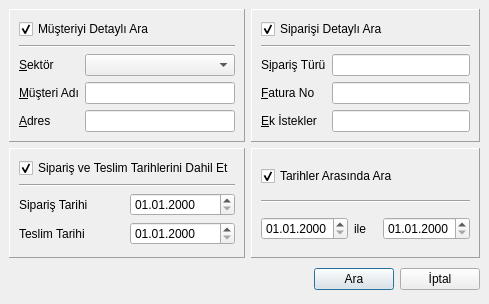
<ui version="4.0" >
 <author></author>
 <comment></comment>
 <exportmacro></exportmacro>
 <class>formArama</class>
 <widget class="QDialog" name="formArama" >
  <property name="geometry" >
   <rect>
    <x>0</x>
    <y>0</y>
    <width>489</width>
    <height>304</height>
   </rect>
  </property>
  <property name="windowTitle" >
   <string>Detaylı Arama</string>
  </property>
  <property name="windowIcon" >
   <iconset resource="simgeler.qrc" >:/new/prefix1/icons/filefind.png</iconset>
  </property>
  <layout class="QGridLayout" >
   <property name="margin" >
    <number>9</number>
   </property>
   <property name="spacing" >
    <number>6</number>
   </property>
   <item row="1" column="0" >
    <widget class="QFrame" name="frame_3" >
     <property name="frameShape" >
      <enum>QFrame::Panel</enum>
     </property>
     <property name="frameShadow" >
      <enum>QFrame::Raised</enum>
     </property>
     <layout class="QVBoxLayout" >
      <property name="margin" >
       <number>9</number>
      </property>
      <property name="spacing" >
       <number>6</number>
      </property>
      <item>
       <widget class="QCheckBox" name="cbTarih" >
        <property name="text" >
         <string>Sipariş ve Teslim Tarihlerini Dahil Et</string>
        </property>
        <property name="checked" >
         <bool>true</bool>
        </property>
       </widget>
      </item>
      <item>
       <widget class="Line" name="line_3" >
        <property name="orientation" >
         <enum>Qt::Horizontal</enum>
        </property>
       </widget>
      </item>
      <item>
       <layout class="QGridLayout" >
        <property name="margin" >
         <number>0</number>
        </property>
        <property name="spacing" >
         <number>6</number>
        </property>
        <item row="0" column="1" >
         <widget class="QDateEdit" name="dateSiparis" >
          <property name="displayFormat" >
           <string>dd.MM.yyyy</string>
          </property>
         </widget>
        </item>
        <item row="1" column="1" >
         <widget class="QDateEdit" name="dateTeslim" >
          <property name="displayFormat" >
           <string>dd.MM.yyyy</string>
          </property>
         </widget>
        </item>
        <item row="0" column="0" >
         <widget class="QLabel" name="label_8" >
          <property name="text" >
           <string>Sipariş Tarihi</string>
          </property>
          <property name="buddy" >
           <cstring>dateSiparis</cstring>
          </property>
         </widget>
        </item>
        <item row="1" column="0" >
         <widget class="QLabel" name="label_9" >
          <property name="text" >
           <string>Teslim Tarihi</string>
          </property>
          <property name="buddy" >
           <cstring>dateTeslim</cstring>
          </property>
         </widget>
        </item>
       </layout>
      </item>
     </layout>
    </widget>
   </item>
   <item row="1" column="1" >
    <widget class="QFrame" name="frame_2" >
     <property name="frameShape" >
      <enum>QFrame::Panel</enum>
     </property>
     <property name="frameShadow" >
      <enum>QFrame::Raised</enum>
     </property>
     <layout class="QVBoxLayout" >
      <property name="margin" >
       <number>9</number>
      </property>
      <property name="spacing" >
       <number>6</number>
      </property>
      <item>
       <widget class="QCheckBox" name="cbTarih2" >
        <property name="text" >
         <string>Tarihler Arasında Ara</string>
        </property>
        <property name="checked" >
         <bool>true</bool>
        </property>
       </widget>
      </item>
      <item>
       <widget class="Line" name="line_4" >
        <property name="orientation" >
         <enum>Qt::Horizontal</enum>
        </property>
       </widget>
      </item>
      <item>
       <layout class="QHBoxLayout" >
        <property name="margin" >
         <number>0</number>
        </property>
        <property name="spacing" >
         <number>6</number>
        </property>
        <item>
         <widget class="QDateEdit" name="dateBasla" >
          <property name="displayFormat" >
           <string>dd.MM.yyyy</string>
          </property>
         </widget>
        </item>
        <item>
         <widget class="QLabel" name="labelIle" >
          <property name="text" >
           <string>ile</string>
          </property>
         </widget>
        </item>
        <item>
         <widget class="QDateEdit" name="dateBitis" >
          <property name="displayFormat" >
           <string>dd.MM.yyyy</string>
          </property>
         </widget>
        </item>
       </layout>
      </item>
     </layout>
    </widget>
   </item>
   <item row="2" column="0" colspan="2" >
    <layout class="QHBoxLayout" >
     <property name="margin" >
      <number>0</number>
     </property>
     <property name="spacing" >
      <number>6</number>
     </property>
     <item>
      <spacer>
       <property name="orientation" >
        <enum>Qt::Horizontal</enum>
       </property>
       <property name="sizeHint" >
        <size>
         <width>131</width>
         <height>31</height>
        </size>
       </property>
      </spacer>
     </item>
     <item>
      <widget class="QPushButton" name="okButton" >
       <property name="text" >
        <string>Ara</string>
       </property>
      </widget>
     </item>
     <item>
      <widget class="QPushButton" name="cancelButton" >
       <property name="text" >
        <string>İptal</string>
       </property>
      </widget>
     </item>
    </layout>
   </item>
   <item row="0" column="1" >
    <widget class="QFrame" name="frame_4" >
     <property name="frameShape" >
      <enum>QFrame::Panel</enum>
     </property>
     <property name="frameShadow" >
      <enum>QFrame::Raised</enum>
     </property>
     <layout class="QVBoxLayout" >
      <property name="margin" >
       <number>9</number>
      </property>
      <property name="spacing" >
       <number>6</number>
      </property>
      <item>
       <widget class="QCheckBox" name="cbSiparis" >
        <property name="text" >
         <string>Siparişi Detaylı Ara</string>
        </property>
        <property name="checked" >
         <bool>true</bool>
        </property>
       </widget>
      </item>
      <item>
       <widget class="Line" name="line_2" >
        <property name="orientation" >
         <enum>Qt::Horizontal</enum>
        </property>
       </widget>
      </item>
      <item>
       <layout class="QGridLayout" >
        <property name="margin" >
         <number>0</number>
        </property>
        <property name="spacing" >
         <number>6</number>
        </property>
        <item row="1" column="0" >
         <widget class="QLabel" name="label_10" >
          <property name="text" >
           <string>&amp;Fatura No</string>
          </property>
          <property name="buddy" >
           <cstring>lineFatura</cstring>
          </property>
         </widget>
        </item>
        <item row="2" column="1" >
         <widget class="QLineEdit" name="lineEk" />
        </item>
        <item row="2" column="0" >
         <widget class="QLabel" name="label_12" >
          <property name="text" >
           <string>&amp;Ek İstekler</string>
          </property>
          <property name="buddy" >
           <cstring>lineEk</cstring>
          </property>
         </widget>
        </item>
        <item row="0" column="0" >
         <widget class="QLabel" name="label_11" >
          <property name="text" >
           <string>S&amp;ipariş Türü</string>
          </property>
          <property name="buddy" >
           <cstring>lineSiparis</cstring>
          </property>
         </widget>
        </item>
        <item row="0" column="1" >
         <widget class="QLineEdit" name="lineSiparis" />
        </item>
        <item row="1" column="1" >
         <widget class="QLineEdit" name="lineFatura" />
        </item>
       </layout>
      </item>
     </layout>
    </widget>
   </item>
   <item row="0" column="0" >
    <widget class="QFrame" name="frame" >
     <property name="frameShape" >
      <enum>QFrame::Panel</enum>
     </property>
     <property name="frameShadow" >
      <enum>QFrame::Raised</enum>
     </property>
     <layout class="QVBoxLayout" >
      <property name="margin" >
       <number>9</number>
      </property>
      <property name="spacing" >
       <number>6</number>
      </property>
      <item>
       <widget class="QCheckBox" name="cbMusteri" >
        <property name="text" >
         <string>Müşteriyi Detaylı Ara</string>
        </property>
        <property name="checked" >
         <bool>true</bool>
        </property>
       </widget>
      </item>
      <item>
       <widget class="Line" name="line" >
        <property name="orientation" >
         <enum>Qt::Horizontal</enum>
        </property>
       </widget>
      </item>
      <item>
       <layout class="QGridLayout" >
        <property name="margin" >
         <number>0</number>
        </property>
        <property name="spacing" >
         <number>6</number>
        </property>
        <item row="0" column="1" >
         <widget class="QComboBox" name="comboSektor" />
        </item>
        <item row="2" column="1" >
         <widget class="QLineEdit" name="lineAdres" />
        </item>
        <item row="0" column="0" >
         <widget class="QLabel" name="label" >
          <property name="text" >
           <string>&amp;Sektör</string>
          </property>
          <property name="buddy" >
           <cstring>comboSektor</cstring>
          </property>
         </widget>
        </item>
        <item row="1" column="0" >
         <widget class="QLabel" name="label_2" >
          <property name="text" >
           <string>&amp;Müşteri Adı</string>
          </property>
          <property name="buddy" >
           <cstring>lineMusteri</cstring>
          </property>
         </widget>
        </item>
        <item row="1" column="1" >
         <widget class="QLineEdit" name="lineMusteri" />
        </item>
        <item row="2" column="0" >
         <widget class="QLabel" name="label_3" >
          <property name="text" >
           <string>&amp;Adres</string>
          </property>
          <property name="buddy" >
           <cstring>lineAdres</cstring>
          </property>
         </widget>
        </item>
       </layout>
      </item>
     </layout>
    </widget>
   </item>
  </layout>
 </widget>
 <pixmapfunction></pixmapfunction>
 <tabstops>
  <tabstop>cbMusteri</tabstop>
  <tabstop>comboSektor</tabstop>
  <tabstop>lineMusteri</tabstop>
  <tabstop>lineAdres</tabstop>
  <tabstop>cbSiparis</tabstop>
  <tabstop>lineSiparis</tabstop>
  <tabstop>lineFatura</tabstop>
  <tabstop>lineEk</tabstop>
  <tabstop>cbTarih</tabstop>
  <tabstop>dateSiparis</tabstop>
  <tabstop>dateTeslim</tabstop>
  <tabstop>cbTarih2</tabstop>
  <tabstop>dateBasla</tabstop>
  <tabstop>dateBitis</tabstop>
  <tabstop>okButton</tabstop>
  <tabstop>cancelButton</tabstop>
 </tabstops>
 <resources>
  <include location="simgeler.qrc" />
 </resources>
 <connections>
  <connection>
   <sender>cancelButton</sender>
   <signal>clicked()</signal>
   <receiver>formArama</receiver>
   <slot>reject()</slot>
   <hints>
    <hint type="sourcelabel" >
     <x>478</x>
     <y>201</y>
    </hint>
    <hint type="destinationlabel" >
     <x>179</x>
     <y>236</y>
    </hint>
   </hints>
  </connection>
  <connection>
   <sender>cbMusteri</sender>
   <signal>toggled(bool)</signal>
   <receiver>comboSektor</receiver>
   <slot>setEnabled(bool)</slot>
   <hints>
    <hint type="sourcelabel" >
     <x>135</x>
     <y>29</y>
    </hint>
    <hint type="destinationlabel" >
     <x>165</x>
     <y>56</y>
    </hint>
   </hints>
  </connection>
  <connection>
   <sender>cbMusteri</sender>
   <signal>toggled(bool)</signal>
   <receiver>lineMusteri</receiver>
   <slot>setEnabled(bool)</slot>
   <hints>
    <hint type="sourcelabel" >
     <x>135</x>
     <y>29</y>
    </hint>
    <hint type="destinationlabel" >
     <x>165</x>
     <y>83</y>
    </hint>
   </hints>
  </connection>
  <connection>
   <sender>cbMusteri</sender>
   <signal>toggled(bool)</signal>
   <receiver>lineAdres</receiver>
   <slot>setEnabled(bool)</slot>
   <hints>
    <hint type="sourcelabel" >
     <x>135</x>
     <y>29</y>
    </hint>
    <hint type="destinationlabel" >
     <x>165</x>
     <y>111</y>
    </hint>
   </hints>
  </connection>
  <connection>
   <sender>cbSiparis</sender>
   <signal>toggled(bool)</signal>
   <receiver>lineSiparis</receiver>
   <slot>setEnabled(bool)</slot>
   <hints>
    <hint type="sourcelabel" >
     <x>349</x>
     <y>29</y>
    </hint>
    <hint type="destinationlabel" >
     <x>381</x>
     <y>56</y>
    </hint>
   </hints>
  </connection>
  <connection>
   <sender>cbSiparis</sender>
   <signal>toggled(bool)</signal>
   <receiver>lineFatura</receiver>
   <slot>setEnabled(bool)</slot>
   <hints>
    <hint type="sourcelabel" >
     <x>349</x>
     <y>29</y>
    </hint>
    <hint type="destinationlabel" >
     <x>381</x>
     <y>88</y>
    </hint>
   </hints>
  </connection>
  <connection>
   <sender>cbSiparis</sender>
   <signal>toggled(bool)</signal>
   <receiver>lineEk</receiver>
   <slot>setEnabled(bool)</slot>
   <hints>
    <hint type="sourcelabel" >
     <x>349</x>
     <y>29</y>
    </hint>
    <hint type="destinationlabel" >
     <x>381</x>
     <y>114</y>
    </hint>
   </hints>
  </connection>
  <connection>
   <sender>cbTarih</sender>
   <signal>toggled(bool)</signal>
   <receiver>dateSiparis</receiver>
   <slot>setEnabled(bool)</slot>
   <hints>
    <hint type="sourcelabel" >
     <x>117</x>
     <y>166</y>
    </hint>
    <hint type="destinationlabel" >
     <x>167</x>
     <y>198</y>
    </hint>
   </hints>
  </connection>
  <connection>
   <sender>cbTarih</sender>
   <signal>toggled(bool)</signal>
   <receiver>dateTeslim</receiver>
   <slot>setEnabled(bool)</slot>
   <hints>
    <hint type="sourcelabel" >
     <x>117</x>
     <y>166</y>
    </hint>
    <hint type="destinationlabel" >
     <x>167</x>
     <y>221</y>
    </hint>
   </hints>
  </connection>
  <connection>
   <sender>cbTarih2</sender>
   <signal>toggled(bool)</signal>
   <receiver>dateBasla</receiver>
   <slot>setEnabled(bool)</slot>
   <hints>
    <hint type="sourcelabel" >
     <x>361</x>
     <y>159</y>
    </hint>
    <hint type="destinationlabel" >
     <x>305</x>
     <y>191</y>
    </hint>
   </hints>
  </connection>
  <connection>
   <sender>cbTarih2</sender>
   <signal>toggled(bool)</signal>
   <receiver>dateBitis</receiver>
   <slot>setEnabled(bool)</slot>
   <hints>
    <hint type="sourcelabel" >
     <x>361</x>
     <y>159</y>
    </hint>
    <hint type="destinationlabel" >
     <x>418</x>
     <y>191</y>
    </hint>
   </hints>
  </connection>
 </connections>
</ui>
